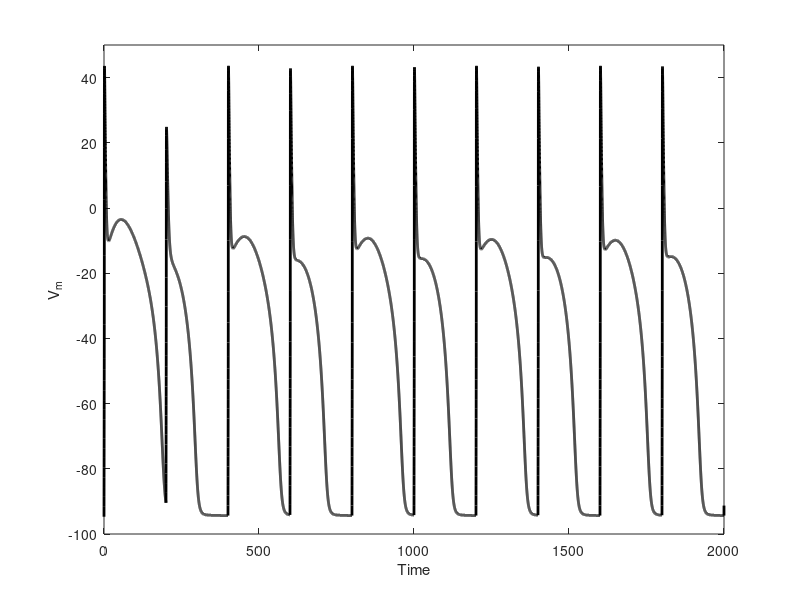

Write MATLAB code to recreate this figure.
% Fox et al. model in 0d

% parameter values
gna=12.8;
gk1=2.8;
gkr=0.0136;
gks=0.0245;
gkp=0.002216;
gto=0.23815;
gnab=0.0031;
gcab=0.0003842;
pca=0.0000226;
pcak=5.79e-7;
prel=6.0;
pleak=0.000001;
xinakbar=0.693;
xicahalfbar=-0.265;
xipcabar=0.05;
rr=8.314;
tt=310.0;
ff=96.5;
acap=1.534e-4;
csc=1.0;
eta=0.35;
xksat=0.2;
xknaca=1500.0;
xkmfca=0.18;
xkmk1=13.0;
xkmna=87.5;
xkmca=1380.0;
xkmnai=10.0;
xkmko=1.5;
xkmpca=0.05;
xkmup=0.32;
cmdntot=10.0;
csqntot=10000.0;
xkmcmdn=2.0;
xkmcsqn=600.0;
vup=0.1;
vmyo=25.84e-6;
vsr=2e-6;
cnai=10.0;
cki=149.4;
cnao=138.0;
cko=4.0;
ccao=2000.0;
stim=-40.8*1.5; %80
xstimdur=1.;

% useful quantities and constants
rtof=rr*tt/ff;
ena=rtof*log(cnao/cnai);
ek=rtof*log(cko/cki);
eks=rtof*log((cko+0.01833*cnao)/(cki+0.01833*cnai));
sigma=(exp(cnao/67.3)-1.)/7.;
taufca=30.;
caidtconst=acap*csc*0.5/(ff*vmyo);

% numerical parameters
%Nx=100;
Nx=1;
nx=Nx;
dt=.05; % time step, in ms
istimdur=round(xstimdur/dt);
endtime=2000;   %length of simulation in ms
nsteps=ceil(endtime/dt);

% stimulation period and strength
period=200.0;
icycle=ceil(period/dt);

% initial values 
v=-94.7*ones(Nx,1);
ccai=0.0472*ones(Nx,1);
ccasr=320.0*ones(Nx,1);
xf=1.0*ones(Nx,1);
xd=0.0*ones(Nx,1);
xm=0.0*ones(Nx,1);
xh=1.0*ones(Nx,1);
xj=1.0*ones(Nx,1);
xfca=1.0*ones(Nx,1);
xkr=0.0*ones(Nx,1);
xks=0.0*ones(Nx,1);
xto=0.0*ones(Nx,1);
yto=1.0*ones(Nx,1);
%vt=v;

% vectors for saving data to plot
vsave = zeros(nsteps+1,1);
vsave(1,1)=v(1,1);

t = 0:nsteps;
t=t*dt;     % change to physical time in ms

for ntime=1:nsteps

% sodium current
%             if(abs(vv+47.13).lt.1e-6) then
%            am=3.2
    am=0.32*(v+47.13)./(1.-exp(-0.1*(v+47.13)));
    bm=0.08*exp(-v/11.);
    ah=0.135*exp((v+80.)./-6.8);
    bh=7.5./(1.+exp(-0.1*(v+11.)));
    aj=0.175*exp((v+100.0)./-23.)./(1.+exp(0.15*(v+79.)));
    bj=0.3./(1.+exp(-0.1*(v+32.)));
    taum1=1./(am+bm);
    xminf1=taum1.*am;
    tauh1=1./(ah+bh);
    xhinf1=tauh1.*ah;
    tauj1=1./(aj+bj);
    xjinf1=tauj1.*aj;

    xm=xminf1+(xm-xminf1).*exp(-dt./taum1);
    % xm = xm + dt*(am*(1-xm)-bm*m);
    xh=xhinf1+(xh-xhinf1).*exp(-dt./tauh1);
    xj=xjinf1+(xj-xjinf1).*exp(-dt./tauj1);
    xina=gna*xm.*xm.*xm.*xh.*xj.*(v-ena);

% inward rectifier k+ current
    xik1=gk1*cko/(cko+xkmk1)*(v-ek)./(2.+exp(1.62/rtof*(v-ek)));

% rapid component of the delayed rectifier k+ current
    xrinf1=1./(1.+exp(-2.182-0.1819*v));
    taukr1=43.+1./(exp(-5.495+0.1691*v)+exp(-7.677-0.0128*v));
    xkr=xrinf1+(xkr-xrinf1).*exp(-dt./taukr1);
    xikrcoeff=gkr*sqrt(cko)*0.5*(v-ek)./(1.+2.5*exp(0.1*(v+28.0)));
    xikr=xkr.*xikrcoeff;

% slow component of the delayed rectifier k+ current
    xsinf1=1./(1.+exp((v-16.0)/-13.6));
%         if(abs(vv-10).lt.1e-6) then
%            tauks(i)=417.946
    tauks1=1./((0.0000719*(v-10.)./(1.-exp(-0.148*(v-10.))))+(0.000131*(v-10.)./(exp(0.0687*(v-10.))-1.)));
    xks=xsinf1+(xks-xsinf1).*exp(-dt./tauks1);
    xiks=gks*xks.*xks.*(v-eks);

% transient outward k+ current
    axto=0.04516*exp(0.03577*v);
    bxto=0.0989*exp(-0.06237*v);
    ayto=0.005415*exp((v+33.5)/-5.)./(1.+0.051335*exp((v+33.5)/-5.));
    byto=0.005415*exp((v+33.5)/5.)./(1.+0.051335*exp((v+33.5)/5.));
    tauxto1=1./(axto+bxto);
    xtoinf1=axto.*tauxto1;
    tauyto1=1./(ayto+byto);
    ytoinf1=ayto.*tauyto1;

    xto=xtoinf1+(xto-xtoinf1).*exp(-dt./tauxto1);
    yto=ytoinf1+(yto-ytoinf1).*exp(-dt./tauyto1);
    xito=gto*xto.*yto.*(v-ek);

% plateau k+ current
    xikp=gkp*(v-ek)./(1.+exp((7.488-v)/5.98));

% na+-k+ pump current
    xinak=xinakbar*(cko/(cko+xkmko))./(1.+(xkmnai/cnai)^1.5)./(1.+0.1245.*exp(-0.1*v/rtof)+0.0365.*sigma.*exp(-v/rtof));

% na+/ca2+ exchange current
    xinacat1=(xknaca/((xkmna^3)+(cnao^3)))./(xkmca+ccao)./(1.+xksat*exp(v*(eta-1.)/rtof)).*(exp(v*eta/rtof)*cnai^3*ccao);
    xinacat2=(xknaca/((xkmna^3)+(cnao^3)))./(xkmca+ccao)./(1.+xksat*exp(v*(eta-1.)/rtof)).*(exp(v*(eta-1.)/rtof)*cnao^3);
    xinaca=xinacat1-xinacat2.*ccai;

% sarcolemmal pump current
    xipca=xipcabar*ccai./(xkmpca+ccai);

% ca2+ background current
    ecat=0.5*rtof*log(ccao./ccai);
    xicab=gcab*(v-ecat);

% na+ background current
    xinab=gnab*(v-ena);

% L-type ca2+ channel current
    finf1=1./(1.+exp((v+12.5)/5.));
    tauf1=30.+200./(1.+exp((v+20.)/9.5));
    dinf1=1./(1.+exp((v+10.)/-6.24));
    taud1=1./((0.25*exp(-0.01*v)./(1.+exp(-0.07*v)))+(0.07*exp(-0.05*(v+40.)))./(1.+exp(0.05*(v+40.))));

%         if(abs(vv).lt.1e-6) then
%            xicabart1(i)=0.00434168*exp(2.*vv/rtof)
%            xicabart2(i)=0.00434168*0.341*ccao

    xicabart1=pca/csc*4.0*v*ff/rtof./(exp(2.*v/rtof)-1.).*exp(2.*v/rtof);
    xicabart2=pca/csc*4.0*v*ff/rtof./(exp(2.*v/rtof)-1.)*0.341*ccao;

    xicabar=xicabart1.*ccai-xicabart2;
    xf=finf1+(xf-finf1).*exp(-dt./tauf1);
    xd=dinf1+(xd-dinf1).*exp(-dt./taud1);
    fcainf1=1./(1.+(ccai/xkmfca).^3);
    xfca=fcainf1+(xfca-fcainf1).*exp(-dt./taufca);
    xica=xicabar.*xf.*xd.*xfca;

% k+ current through the L-type Ca2+ channel
%         if(abs(vv).lt.1e-6) then
%            xicakcoeff(i)=317.103
    xicakcoeff=pcak/csc*(1000.*v*ff/rtof).*(cki*exp(v/rtof)-cko)./(exp(v/rtof)-1.);
    xicak=xicakcoeff.*xf.*xd.*xfca./(1.+xicabar/xicahalfbar);

% calcium handling
    gamma=1./(1.+(2000.0./ccasr).^3);
    xjrelcoeff=prel./(1.+1.65*exp(v/20.));
    xjrel=xjrelcoeff.*xf.*xd.*xfca.*(gamma.*ccasr-ccai);
    xjleak=pleak*(ccasr-ccai);
    xjup=vup./(1.+(xkmup./ccai).^2);
    bit=1./(1.+(cmdntot*xkmcmdn./((xkmcmdn+ccai).^2)));
    dcaidt=bit.*(xjrel+xjleak-xjup-caidtconst.*(xica+xicab+xipca-2.0*xinaca));
    ccai=ccai+dt*dcaidt;

    bsr=1./(1.+csqntot*xkmcsqn./((xkmcsqn+ccasr).^2));
    dcasrdt=bsr.*(xjup-xjleak-xjrel)*vmyo/vsr;
    ccasr=ccasr+dt*dcasrdt;

% stimulus
    xstim=zeros(size(v));
    if(mod(ntime,icycle)<istimdur)
%    if(ntime<istimdur)
%        xstim(1:5)=stim;
        xstim=stim;
    end
    
    v=v-dt*(xina+xik1+xito+xikp+xinab+xiks+xica+xinaca+xipca+xicab+xicak+xinak+xikr+xstim);
     
    vsave(ntime+1,1) = v(1,1);

end

plot(t,vsave,'k','linewidth',2)
ylabel('V_m')
xlabel('Time')
ylim([-100 50])
